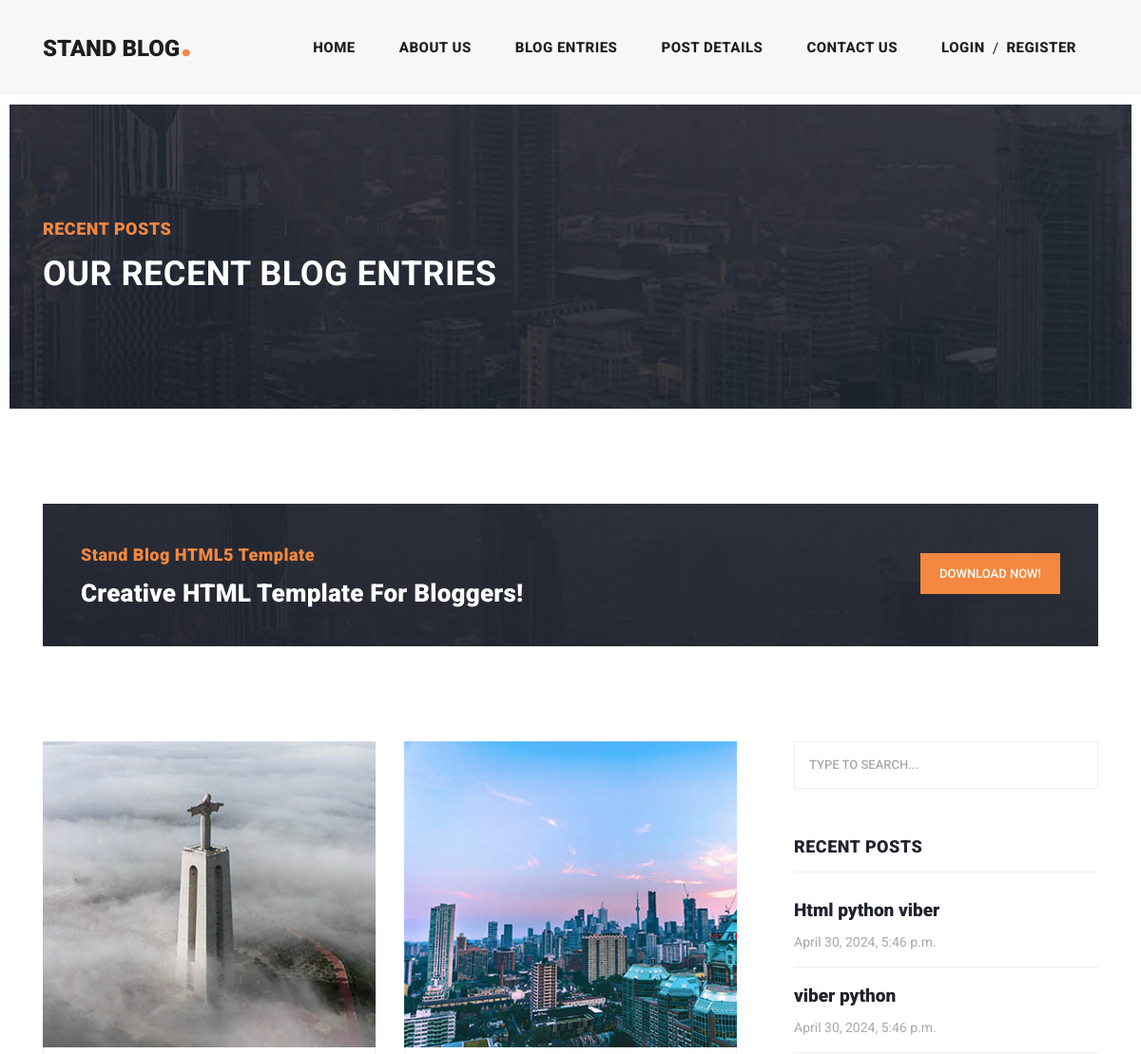
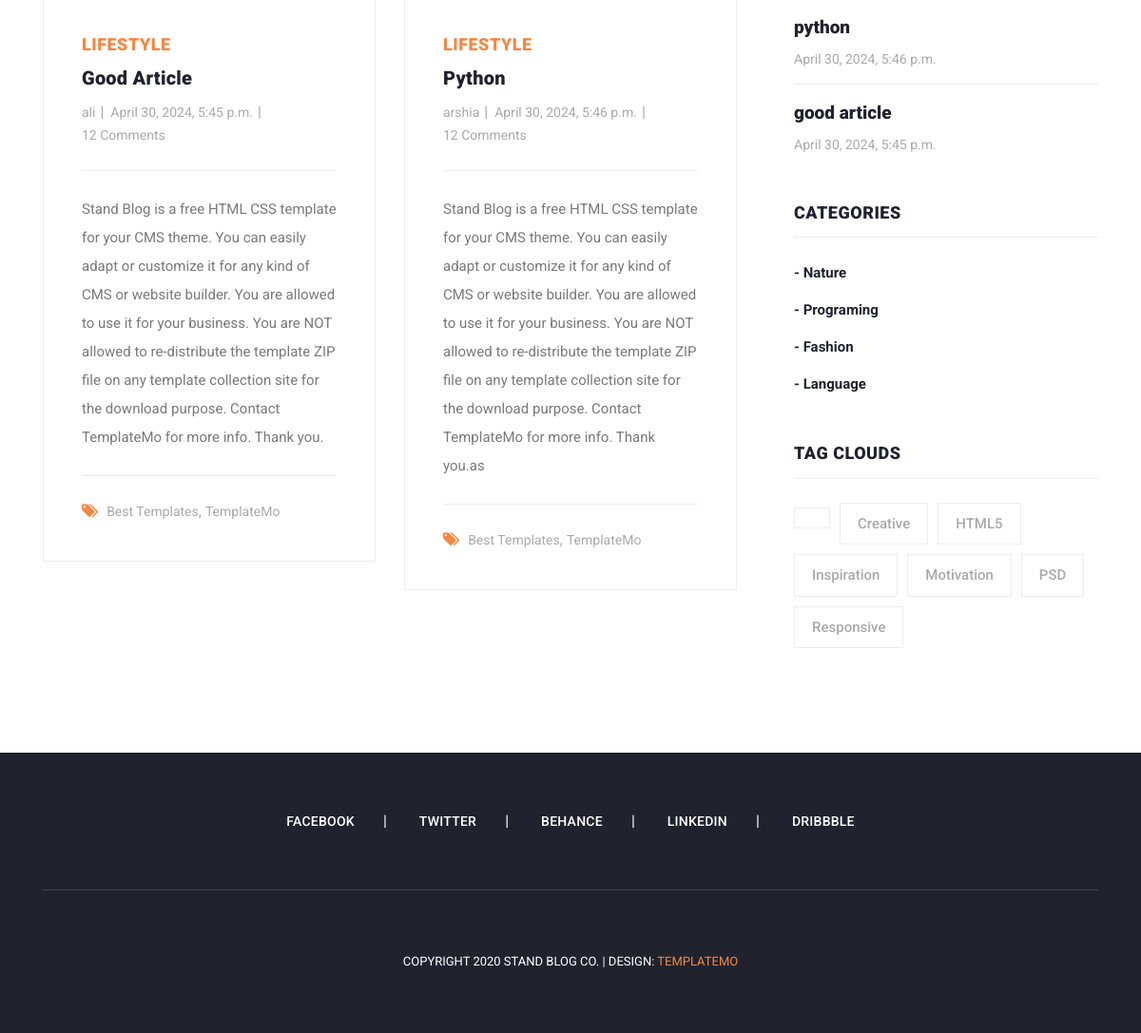
Page /articles/category/1 on the committed database (2 pictures, top to bottom).
### blog_app/models.py (models this page shows, shortened)
class Article(models.Model):
    auther = models.ForeignKey(User, models.CASCADE, )
    category = models.ManyToManyField(Category, related_name='articles')
    title = models.CharField(max_length=70)
    body = models.TextField()
    image = models.ImageField(upload_to='images/article')
    created = models.DateTimeField(auto_now_add=True)
    updated = models.DateTimeField(auto_now=True)
    slug = models.SlugField(null=True, unique=True, blank=True)
    class Meta:
        ordering = ('created',)

class Category(models.Model):
    title = models.CharField(max_length=100)
    created = models.DateTimeField(auto_now_add=True)

### blog_app/views.py (the view)
# urls.py: path('category/<int:pk>',views.category_detail, name='category_detail' ),
def category_detail(request, pk=None):
    category = get_object_or_404(Category, id=pk)
    articles = category.articles.all()
    return render(request, 'blog_app/article_list.html', context={'articles': articles})

### home/context_processor.py (called while the page is built)
def recent_article(request):
    recent_article = Article.objects.order_by('-created')
    categories = Category.objects.all()
    return {'recent': recent_article, 'categories': categories}

### blog_app/templates/blog_app/article_list.html (shortened to what this page needs)
{% extends 'base.html' %}
{% load static %}
{% block content %}
<div class="heading-page header-text">
    <section class="page-heading">
      <div class="container">
        <div class="row">
          <div class="col-lg-12">
            <div class="text-content">
              <h4>Recent Posts</h4>
              <h2>Our Recent Blog Entries</h2>
            </div>
          </div>
        </div>
      </div>
    </section>
  </div>
  <section class="call-to-action">
    <div class="container">
      <div class="row">
        <div class="col-lg-12">
          <div class="main-content">
            <div class="row">
              <div class="col-lg-8">
                <span>Stand Blog HTML5 Template</span>
                <h4>Creative HTML Template For Bloggers!</h4>
              </div>
              <div class="col-lg-4">
                <div class="main-button">
                  <a href="https://templatemo.com/tm-551-stand-blog" target="_parent">Download Now!</a>
                </div>
              </div>
            </div>
          </div>
        </div>
      </div>
    </div>
  </section>
  <section class="blog-posts grid-system">
    <div class="container">
      <div class="row">
        <div class="col-lg-8">
          <div class="all-blog-posts">
            <div class="row">
                {% for article in articles %}
              <div class="col-lg-6">
                <div class="blog-post">
                  <div class="blog-thumb">
                    <img src="{{ article.image.url }}" alt="">
                  </div>
                  <div class="down-content">
                    <span>Lifestyle</span>
                    <a href="post-details.html"><h4>{{ article.title }}</h4></a>
                    <ul class="post-info">
                      <li><a href="#">{{ article.auther }}</a></li>
                      <li><a href="#">{{ article.created }}</a></li>
                      <li><a href="#">12 Comments</a></li>
                    </ul>
                    <p>{{ article.body }}</p>
                    <div class="post-options">
                      <div class="row">
                        <div class="col-lg-12">
                          <ul class="post-tags">
                            <li><i class="fa fa-tags"></i></li>
                            <li><a href="#">Best Templates</a>,</li>
                            <li><a href="#">TemplateMo</a></li>
                          </ul>
                        </div>
                      </div>
                    </div>
                  </div>
                </div>
              </div>
              {% endfor %}
              <div class="col-lg-12">
              </div>
            </div>
          </div>
        </div>
        {% include 'includes/sidebar.html' %}
      </div>
    </div>
  </section>
{% endblock %}

### templates/includes/sidebar.html
<div class="col-lg-4">
    <div class="sidebar">
      <div class="row">
        <div class="col-lg-12">
          <div class="sidebar-item search">
            <form id="search_form" name="gs" method="GET" action="{% url 'blog_app:search_articles' %}">
              <input type="text" name="q" class="searchText" placeholder="type to search..." autocomplete="on">
            </form>
          </div>
        </div>
        <div class="col-lg-12">
          <div class="sidebar-item recent-posts">
            <div class="sidebar-heading">
              <h2>Recent Posts</h2>
            </div>
            <div class="content">
              <ul>
                {% for article in recent %}
                <li><a href="post-details.html">
                    <h5>{{ article.title }}</h5>
                    <span>{{ article.created }}</span>
                  </a></li>
                {% endfor %}
              </ul>
            </div>
          </div>
        </div>
        <div class="col-lg-12">
          <div class="sidebar-item categories">
            <div class="sidebar-heading">
              <h2>Categories</h2>
            </div>
            <div class="content">
              <ul>
                {% for cat in categories %}
                <li><a href="{% url 'blog_app:category_detail' cat.id %}">- {{ cat.title }}</a></li>
                {% endfor %}
              </ul>
            </div>
          </div>
        </div>
        <div class="col-lg-12">
          <div class="sidebar-item tags">
            <div class="sidebar-heading">
              <h2>Tag Clouds</h2>
            </div>
            <div class="content">
              <ul>
                <li><a href="#">{{name}}</a></li>
                <li><a href="#">Creative</a></li>
                <li><a href="#">HTML5</a></li>
                <li><a href="#">Inspiration</a></li>
                <li><a href="#">Motivation</a></li>
                <li><a href="#">PSD</a></li>
                <li><a href="#">Responsive</a></li>
              </ul>
            </div>
          </div>
        </div>
      </div>
    </div>
  </div>

### rows in the picture
Article: image (picture), title "Good Article", auther "ali", created "April 30, 2024, 5:45 p.m.", body "Stand Blog is a free HTML CSS template for your CMS theme. You can easily adapt or customize it for any kind of CMS or website builder. You are allowed to use it for your business. You are NOT allowed to re-distribute the template ZIP file on any template collection site for the download purpose. Contact TemplateMo for more info. Thank you.", title "good article"
Article: image (picture), title "Python", auther "arshia", created "April 30, 2024, 5:46 p.m.", body "Stand Blog is a free HTML CSS template for your CMS theme. You can easily adapt or customize it for any kind of CMS or website builder. You are allowed to use it for your business. You are NOT allowed to re-distribute the template ZIP file on any template collection site for the download purpose. Contact TemplateMo for more info. Thank you.as", title "python"
Article: title "Html python viber", created "April 30, 2024, 5:46 p.m."
Article: title "viber python", created "April 30, 2024, 5:46 p.m."
Category: title "Nature"
Category: title "Programing"
Category: title "Fashion"
Category: title "Language"
